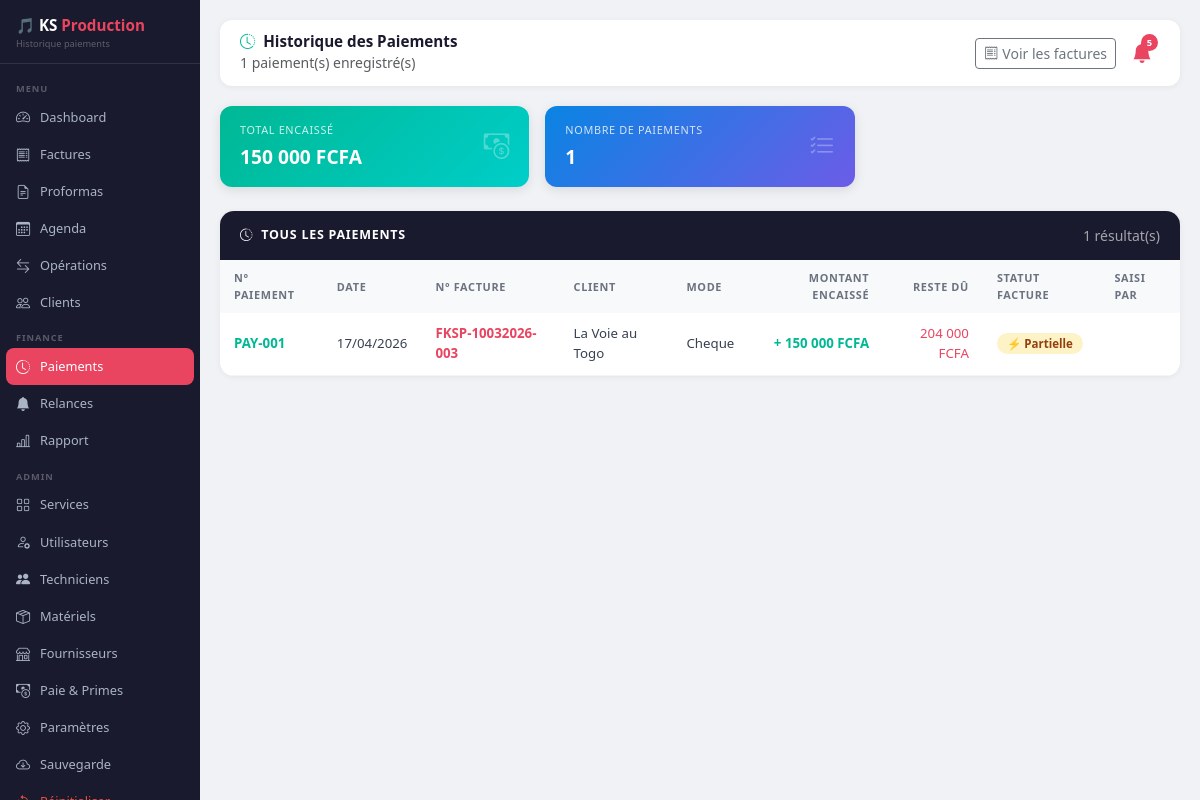
The page /paiements (signed in) on the database as committed earlier.
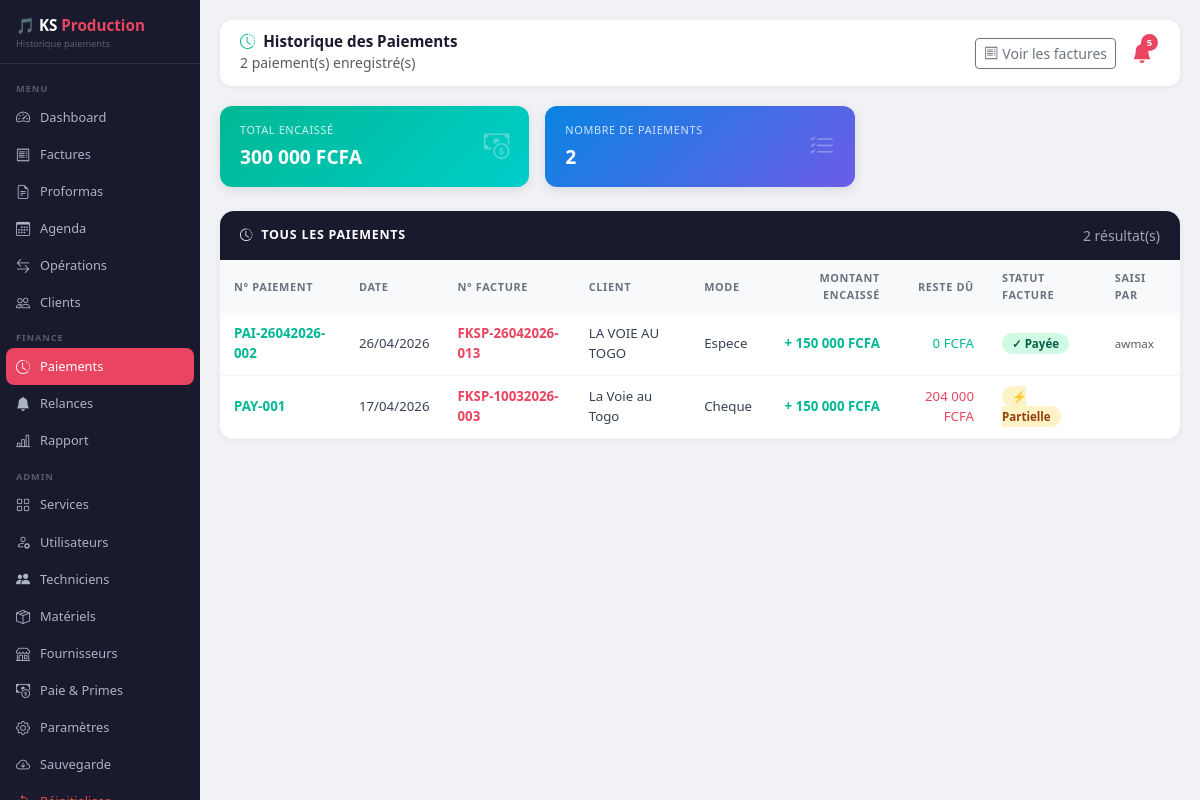
The same page on the database as committed later.
### database.py (models this page shows)
class Paiement(db.Model):
    __tablename__   = 'paiements'
    id              = db.Column(db.Integer, primary_key=True)
    numero          = db.Column(db.String(30), unique=True, nullable=False)
    date            = db.Column(db.DateTime, default=datetime.now)
    facture_id      = db.Column(db.Integer, db.ForeignKey('factures.id'), nullable=False)
    n_facture       = db.Column(db.String(30))
    nom_client      = db.Column(db.String(100))
    montant_facture = db.Column(db.Float, default=0)
    montant_paye    = db.Column(db.Float, default=0)
    reste_du        = db.Column(db.Float, default=0)
    mode_paiement   = db.Column(db.String(50))
    etat_facture    = db.Column(db.String(20))
    notes           = db.Column(db.Text, default='')
    cree_par        = db.Column(db.String(50))
    facture         = db.relationship('Facture', backref=db.backref('paiements', lazy=True))

### app.py (the view)
@app.route('/paiements')
def historique_paiements():
    if 'username' not in session: return redirect(url_for('login'))
    paiements      = Paiement.query.order_by(Paiement.date.desc()).all()
    total_encaisse = sum(p.montant_paye for p in paiements)
    return render_template('historique_paiements.html',
        username=session['username'], role=session['role'],
        paiements=paiements, nb_paiements=len(paiements),
        total_encaisse=f"{total_encaisse:,.0f}".replace(',', ' '),
    )

### templates/historique_paiements.html (shortened to what the changed rows need)
<!DOCTYPE html>
<html lang="fr">
<head>
    <link href="https://cdn.jsdelivr.net/npm/bootstrap@5.3.0/dist/css/bootstrap.min.css" rel="stylesheet">
    <link href="https://cdn.jsdelivr.net/npm/bootstrap-icons@1.10.5/font/bootstrap-icons.css" rel="stylesheet">
</head>
<body>
<div class="main-content">
    <div class="topbar">
        <div>
            <h5><i class="bi bi-clock-history me-2" style="color:var(--ks-green);"></i>Historique des Paiements</h5>
            <small class="text-muted">{{ nb_paiements }} paiement(s) enregistré(s)</small>
        </div>
    </div>
    <div class="row g-3 mb-4">
        <div class="col-md-4">
            <div class="stat-card card-green">
                <div><div class="lbl">Total encaissé</div><div class="val">{{ total_encaisse }} FCFA</div></div>
            </div>
        </div>
        <div class="col-md-4">
            <div class="stat-card card-blue">
                <div><div class="lbl">Nombre de paiements</div><div class="val">{{ nb_paiements }}</div></div>
            </div>
        </div>
    </div>
    <div class="table-card">
        <div class="table-header">
            <span><i class="bi bi-clock-history me-2"></i>Tous les paiements</span>
            <small style="opacity:.6;">{{ nb_paiements }} résultat(s)</small>
        </div>
        <div class="table-responsive">
            <table class="pai-table">
                <thead>
                    <tr>
                        <th>N° Paiement</th>
                        <th>Date</th>
                        <th>N° Facture</th>
                        <th>Client</th>
                        <th>Mode</th>
                        <th class="text-end">Montant encaissé</th>
                        <th class="text-end">Reste dû</th>
                        <th>Statut facture</th>
                        <th>Saisi par</th>
                    </tr>
                </thead>
                <tbody>
                    {% for p in paiements %}
                    <tr>
                        <td><strong style="color:var(--ks-green);">{{ p.numero }}</strong></td>
                        <td>{{ p.date.strftime('%d/%m/%Y') }}</td>
                        <td style="color:var(--ks-accent); font-weight:600;">{{ p.n_facture }}</td>
                        <td>{{ p.nom_client }}</td>
                        <td>{{ p.mode_paiement }}</td>
                        <td class="text-end fw-bold" style="color:var(--ks-green);">
                            + {{ "{:,.0f}".format(p.montant_paye).replace(',', ' ') }} FCFA
                        </td>
                        <td class="text-end">
                            {% if p.reste_du <= 0 %}
                                <span style="color:var(--ks-green);">0 FCFA</span>
                            {% else %}
                                <span style="color:var(--ks-accent);">{{ "{:,.0f}".format(p.reste_du).replace(',', ' ') }} FCFA</span>
                            {% endif %}
                        </td>
                        <td>
                            {% if p.etat_facture == 'Payer' %}
                                <span class="badge-paye">✓ Payée</span>
                            {% else %}
                                <span class="badge-partiel">⚡ Partielle</span>
                            {% endif %}
                        </td>
                        <td><small class="text-muted">{{ p.cree_par }}</small></td>
                    </tr>
                    {% else %}
                    <tr><td colspan="9" class="empty-td">
                        <i class="bi bi-inbox" style="font-size:2rem; display:block; margin-bottom:8px;"></i>
                        Aucun paiement enregistré
                    </td></tr>
                    {% endfor %}
                </tbody>
            </table>
        </div>
    </div>
</div>
</body>
</html>

Rows that differ between the two databases and show on the page:
added Paiement: numero "PAI-26042026-002", date "26/04/2026", n_facture "FKSP-26042026-013", nom_client "LA VOIE AU TOGO", mode_paiement "Espece", montant_paye "150 000", reste_du "0 FCFA", etat_facture "✓ Payée", cree_par "awmax"
Other text that changed with them:
{{ nb_paiements }}: "1" → "2"
{{ total_encaisse }}: "150 000" → "300 000"
